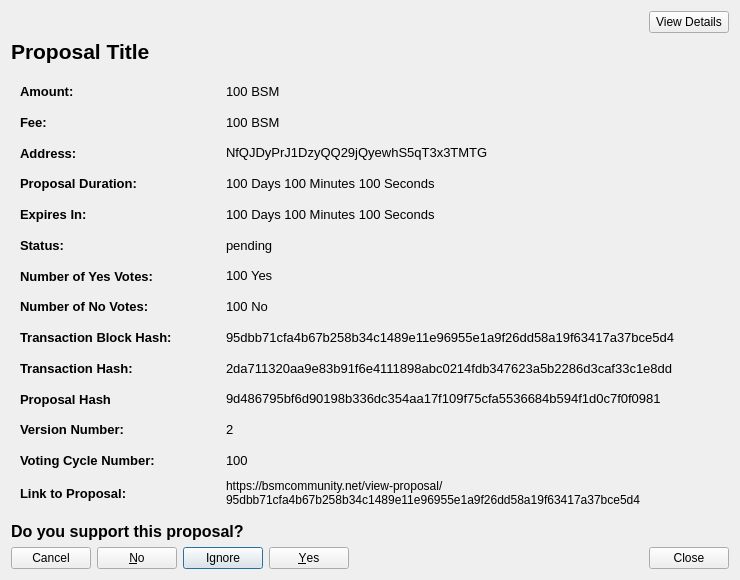
<?xml version="1.0" encoding="UTF-8"?>
<ui version="4.0">
 <class>CommunityFundDisplayDetailed</class>
 <widget class="QWidget" name="CommunityFundDisplayDetailed">
  <property name="geometry">
   <rect>
    <x>0</x>
    <y>0</y>
    <width>740</width>
    <height>580</height>
   </rect>
  </property>
  <property name="sizePolicy">
   <sizepolicy hsizetype="Preferred" vsizetype="MinimumExpanding">
    <horstretch>0</horstretch>
    <verstretch>0</verstretch>
   </sizepolicy>
  </property>
  <property name="minimumSize">
   <size>
    <width>740</width>
    <height>300</height>
   </size>
  </property>
  <property name="windowTitle">
   <string>Proposal Details</string>
  </property>
  <layout class="QVBoxLayout" name="verticalLayout_3">
   <item>
    <layout class="QHBoxLayout" name="horizontalLayout_2">
     <item>
      <spacer name="horizontalSpacer">
       <property name="orientation">
        <enum>Qt::Horizontal</enum>
       </property>
       <property name="sizeHint" stdset="0">
        <size>
         <width>40</width>
         <height>20</height>
        </size>
       </property>
      </spacer>
     </item>
     <item>
      <widget class="QPushButton" name="detailsBtn">
       <property name="text">
        <string>View Details</string>
       </property>
      </widget>
     </item>
    </layout>
   </item>
   <item>
    <widget class="QLabel" name="labelProposalTitle">
     <property name="sizePolicy">
      <sizepolicy hsizetype="Preferred" vsizetype="Minimum">
       <horstretch>0</horstretch>
       <verstretch>0</verstretch>
      </sizepolicy>
     </property>
     <property name="maximumSize">
      <size>
       <width>16777215</width>
       <height>500</height>
      </size>
     </property>
     <property name="font">
      <font>
       <pointsize>16</pointsize>
       <weight>75</weight>
       <bold>true</bold>
      </font>
     </property>
     <property name="text">
      <string>Proposal Title</string>
     </property>
     <property name="wordWrap">
      <bool>true</bool>
     </property>
     <property name="openExternalLinks">
      <bool>false</bool>
     </property>
    </widget>
   </item>
   <item>
    <widget class="QWidget" name="detailsWidget" native="true">
     <property name="sizePolicy">
      <sizepolicy hsizetype="Preferred" vsizetype="MinimumExpanding">
       <horstretch>0</horstretch>
       <verstretch>0</verstretch>
      </sizepolicy>
     </property>
     <layout class="QVBoxLayout" name="verticalLayout_2">
      <item>
       <layout class="QHBoxLayout" name="horizontalLayoutAmount">
        <item>
         <widget class="QLabel" name="labelAmountTitle">
          <property name="sizePolicy">
           <sizepolicy hsizetype="Fixed" vsizetype="Preferred">
            <horstretch>0</horstretch>
            <verstretch>0</verstretch>
           </sizepolicy>
          </property>
          <property name="minimumSize">
           <size>
            <width>200</width>
            <height>0</height>
           </size>
          </property>
          <property name="font">
           <font>
            <pointsize>10</pointsize>
            <weight>75</weight>
            <bold>true</bold>
           </font>
          </property>
          <property name="text">
           <string>Amount:</string>
          </property>
          <property name="textInteractionFlags">
           <set>Qt::NoTextInteraction</set>
          </property>
         </widget>
        </item>
        <item>
         <widget class="QLabel" name="labelAmount">
          <property name="font">
           <font>
            <pointsize>10</pointsize>
           </font>
          </property>
          <property name="text">
           <string>100 BSM</string>
          </property>
          <property name="textInteractionFlags">
           <set>Qt::TextSelectableByMouse</set>
          </property>
         </widget>
        </item>
       </layout>
      </item>
      <item>
       <layout class="QHBoxLayout" name="horizontalLayoutFee">
        <item>
         <widget class="QLabel" name="labelFeeTitle">
          <property name="sizePolicy">
           <sizepolicy hsizetype="Fixed" vsizetype="Preferred">
            <horstretch>0</horstretch>
            <verstretch>0</verstretch>
           </sizepolicy>
          </property>
          <property name="minimumSize">
           <size>
            <width>200</width>
            <height>0</height>
           </size>
          </property>
          <property name="font">
           <font>
            <pointsize>10</pointsize>
            <weight>75</weight>
            <bold>true</bold>
           </font>
          </property>
          <property name="text">
           <string>Fee:</string>
          </property>
          <property name="textInteractionFlags">
           <set>Qt::NoTextInteraction</set>
          </property>
         </widget>
        </item>
        <item>
         <widget class="QLabel" name="labelFee">
          <property name="font">
           <font>
            <pointsize>10</pointsize>
           </font>
          </property>
          <property name="text">
           <string>100 BSM</string>
          </property>
          <property name="textInteractionFlags">
           <set>Qt::TextSelectableByMouse</set>
          </property>
         </widget>
        </item>
       </layout>
      </item>
      <item>
       <layout class="QHBoxLayout" name="horizontalLayoutAddress">
        <item>
         <widget class="QLabel" name="labelAddressTitle">
          <property name="sizePolicy">
           <sizepolicy hsizetype="Fixed" vsizetype="Preferred">
            <horstretch>0</horstretch>
            <verstretch>0</verstretch>
           </sizepolicy>
          </property>
          <property name="minimumSize">
           <size>
            <width>200</width>
            <height>0</height>
           </size>
          </property>
          <property name="font">
           <font>
            <pointsize>10</pointsize>
            <weight>75</weight>
            <bold>true</bold>
           </font>
          </property>
          <property name="text">
           <string>Address:</string>
          </property>
          <property name="textInteractionFlags">
           <set>Qt::NoTextInteraction</set>
          </property>
         </widget>
        </item>
        <item>
         <widget class="QLabel" name="labelAddress">
          <property name="font">
           <font>
            <pointsize>10</pointsize>
           </font>
          </property>
          <property name="text">
           <string>NfQJDyPrJ1DzyQQ29jQyewhS5qT3x3TMTG</string>
          </property>
          <property name="textInteractionFlags">
           <set>Qt::TextSelectableByMouse</set>
          </property>
         </widget>
        </item>
       </layout>
      </item>
      <item>
       <layout class="QHBoxLayout" name="horizontalLayoutDeadline">
        <item>
         <widget class="QLabel" name="labelDeadlineTitle">
          <property name="sizePolicy">
           <sizepolicy hsizetype="Fixed" vsizetype="Preferred">
            <horstretch>0</horstretch>
            <verstretch>0</verstretch>
           </sizepolicy>
          </property>
          <property name="minimumSize">
           <size>
            <width>200</width>
            <height>0</height>
           </size>
          </property>
          <property name="font">
           <font>
            <pointsize>10</pointsize>
            <weight>75</weight>
            <bold>true</bold>
           </font>
          </property>
          <property name="text">
           <string>Proposal Duration:</string>
          </property>
          <property name="textInteractionFlags">
           <set>Qt::NoTextInteraction</set>
          </property>
         </widget>
        </item>
        <item>
         <widget class="QLabel" name="labelDeadline">
          <property name="font">
           <font>
            <pointsize>10</pointsize>
           </font>
          </property>
          <property name="text">
           <string>100 Days 100 Minutes 100 Seconds</string>
          </property>
          <property name="textInteractionFlags">
           <set>Qt::TextSelectableByMouse</set>
          </property>
         </widget>
        </item>
       </layout>
      </item>
      <item>
       <layout class="QHBoxLayout" name="horizontalLayoutExpiresIn">
        <item>
         <widget class="QLabel" name="labelExpiresInTitle">
          <property name="sizePolicy">
           <sizepolicy hsizetype="Fixed" vsizetype="Preferred">
            <horstretch>0</horstretch>
            <verstretch>0</verstretch>
           </sizepolicy>
          </property>
          <property name="minimumSize">
           <size>
            <width>200</width>
            <height>0</height>
           </size>
          </property>
          <property name="font">
           <font>
            <pointsize>10</pointsize>
            <weight>75</weight>
            <bold>true</bold>
           </font>
          </property>
          <property name="text">
           <string>Expires In:</string>
          </property>
          <property name="textInteractionFlags">
           <set>Qt::NoTextInteraction</set>
          </property>
         </widget>
        </item>
        <item>
         <widget class="QLabel" name="labelExpiresIn">
          <property name="font">
           <font>
            <pointsize>10</pointsize>
           </font>
          </property>
          <property name="text">
           <string>100 Days 100 Minutes 100 Seconds</string>
          </property>
          <property name="textInteractionFlags">
           <set>Qt::TextSelectableByMouse</set>
          </property>
         </widget>
        </item>
       </layout>
      </item>
      <item>
       <layout class="QHBoxLayout" name="horizontalLayoutStatus">
        <item>
         <widget class="QLabel" name="labelStatusTitle">
          <property name="sizePolicy">
           <sizepolicy hsizetype="Fixed" vsizetype="Preferred">
            <horstretch>0</horstretch>
            <verstretch>0</verstretch>
           </sizepolicy>
          </property>
          <property name="minimumSize">
           <size>
            <width>200</width>
            <height>0</height>
           </size>
          </property>
          <property name="font">
           <font>
            <pointsize>10</pointsize>
            <weight>75</weight>
            <bold>true</bold>
           </font>
          </property>
          <property name="text">
           <string>Status:</string>
          </property>
          <property name="textInteractionFlags">
           <set>Qt::NoTextInteraction</set>
          </property>
         </widget>
        </item>
        <item>
         <widget class="QLabel" name="labelStatus">
          <property name="font">
           <font>
            <pointsize>10</pointsize>
           </font>
          </property>
          <property name="text">
           <string>pending</string>
          </property>
          <property name="textInteractionFlags">
           <set>Qt::TextSelectableByMouse</set>
          </property>
         </widget>
        </item>
       </layout>
      </item>
      <item>
       <layout class="QHBoxLayout" name="horizontalLayoutNumberYesVotes">
        <item>
         <widget class="QLabel" name="labelNumberOfYesVotesTitle">
          <property name="sizePolicy">
           <sizepolicy hsizetype="Fixed" vsizetype="Preferred">
            <horstretch>0</horstretch>
            <verstretch>0</verstretch>
           </sizepolicy>
          </property>
          <property name="minimumSize">
           <size>
            <width>200</width>
            <height>0</height>
           </size>
          </property>
          <property name="font">
           <font>
            <pointsize>10</pointsize>
            <weight>75</weight>
            <bold>true</bold>
           </font>
          </property>
          <property name="text">
           <string>Number of Yes Votes:</string>
          </property>
          <property name="textInteractionFlags">
           <set>Qt::NoTextInteraction</set>
          </property>
         </widget>
        </item>
        <item>
         <widget class="QLabel" name="labelNumberOfYesVotes">
          <property name="font">
           <font>
            <pointsize>10</pointsize>
           </font>
          </property>
          <property name="text">
           <string>100 Yes</string>
          </property>
          <property name="textInteractionFlags">
           <set>Qt::TextSelectableByMouse</set>
          </property>
         </widget>
        </item>
       </layout>
      </item>
      <item>
       <layout class="QHBoxLayout" name="horizontalLayoutNumberNoVotes">
        <item>
         <widget class="QLabel" name="labelNumberOfNoVotesTitle">
          <property name="sizePolicy">
           <sizepolicy hsizetype="Fixed" vsizetype="Preferred">
            <horstretch>0</horstretch>
            <verstretch>0</verstretch>
           </sizepolicy>
          </property>
          <property name="minimumSize">
           <size>
            <width>200</width>
            <height>0</height>
           </size>
          </property>
          <property name="font">
           <font>
            <pointsize>10</pointsize>
            <weight>75</weight>
            <bold>true</bold>
           </font>
          </property>
          <property name="text">
           <string>Number of No Votes:</string>
          </property>
          <property name="textInteractionFlags">
           <set>Qt::NoTextInteraction</set>
          </property>
         </widget>
        </item>
        <item>
         <widget class="QLabel" name="labelNumberOfNoVotes">
          <property name="font">
           <font>
            <pointsize>10</pointsize>
           </font>
          </property>
          <property name="text">
           <string>100 No</string>
          </property>
          <property name="textInteractionFlags">
           <set>Qt::TextSelectableByMouse</set>
          </property>
         </widget>
        </item>
       </layout>
      </item>
      <item>
       <layout class="QHBoxLayout" name="horizontalLayoutTransactionBlockHash">
        <item>
         <widget class="QLabel" name="labelTransactionBlockHashTitle">
          <property name="sizePolicy">
           <sizepolicy hsizetype="Fixed" vsizetype="Preferred">
            <horstretch>0</horstretch>
            <verstretch>0</verstretch>
           </sizepolicy>
          </property>
          <property name="minimumSize">
           <size>
            <width>200</width>
            <height>0</height>
           </size>
          </property>
          <property name="font">
           <font>
            <pointsize>10</pointsize>
            <weight>75</weight>
            <bold>true</bold>
           </font>
          </property>
          <property name="text">
           <string>Transaction Block Hash:</string>
          </property>
          <property name="textInteractionFlags">
           <set>Qt::NoTextInteraction</set>
          </property>
         </widget>
        </item>
        <item>
         <widget class="QLabel" name="labelTransactionBlockHash">
          <property name="font">
           <font>
            <pointsize>10</pointsize>
           </font>
          </property>
          <property name="text">
           <string>95dbb71cfa4b67b258b34c1489e11e96955e1a9f26dd58a19f63417a37bce5d4</string>
          </property>
          <property name="textInteractionFlags">
           <set>Qt::TextSelectableByMouse</set>
          </property>
         </widget>
        </item>
       </layout>
      </item>
      <item>
       <layout class="QHBoxLayout" name="horizontalLayoutTransactionHash">
        <item>
         <widget class="QLabel" name="labelTransactionHashTitle">
          <property name="sizePolicy">
           <sizepolicy hsizetype="Fixed" vsizetype="Preferred">
            <horstretch>0</horstretch>
            <verstretch>0</verstretch>
           </sizepolicy>
          </property>
          <property name="minimumSize">
           <size>
            <width>200</width>
            <height>0</height>
           </size>
          </property>
          <property name="font">
           <font>
            <pointsize>10</pointsize>
            <weight>75</weight>
            <bold>true</bold>
           </font>
          </property>
          <property name="text">
           <string>Transaction Hash:</string>
          </property>
          <property name="textInteractionFlags">
           <set>Qt::NoTextInteraction</set>
          </property>
         </widget>
        </item>
        <item>
         <widget class="QLabel" name="labelTransactionHash">
          <property name="font">
           <font>
            <pointsize>10</pointsize>
           </font>
          </property>
          <property name="text">
           <string>2da711320aa9e83b91f6e4111898abc0214fdb347623a5b2286d3caf33c1e8dd</string>
          </property>
          <property name="textInteractionFlags">
           <set>Qt::TextSelectableByMouse</set>
          </property>
         </widget>
        </item>
       </layout>
      </item>
      <item>
       <layout class="QHBoxLayout" name="horizontalLayout">
        <property name="topMargin">
         <number>0</number>
        </property>
        <item>
         <widget class="QLabel" name="labelProposalHashTitle">
          <property name="sizePolicy">
           <sizepolicy hsizetype="Minimum" vsizetype="Preferred">
            <horstretch>0</horstretch>
            <verstretch>0</verstretch>
           </sizepolicy>
          </property>
          <property name="minimumSize">
           <size>
            <width>200</width>
            <height>0</height>
           </size>
          </property>
          <property name="maximumSize">
           <size>
            <width>200</width>
            <height>16777215</height>
           </size>
          </property>
          <property name="font">
           <font>
            <pointsize>10</pointsize>
            <weight>75</weight>
            <bold>true</bold>
           </font>
          </property>
          <property name="text">
           <string>Proposal Hash</string>
          </property>
         </widget>
        </item>
        <item>
         <widget class="QLabel" name="labelProposalHash">
          <property name="font">
           <font>
            <pointsize>10</pointsize>
           </font>
          </property>
          <property name="text">
           <string>9d486795bf6d90198b336dc354aa17f109f75cfa5536684b594f1d0c7f0f0981</string>
          </property>
          <property name="textInteractionFlags">
           <set>Qt::TextSelectableByMouse</set>
          </property>
         </widget>
        </item>
       </layout>
      </item>
      <item>
       <layout class="QHBoxLayout" name="horizontalLayoutVersionNumber">
        <item>
         <widget class="QLabel" name="labelVersionNumberTitle">
          <property name="sizePolicy">
           <sizepolicy hsizetype="Fixed" vsizetype="Preferred">
            <horstretch>0</horstretch>
            <verstretch>0</verstretch>
           </sizepolicy>
          </property>
          <property name="minimumSize">
           <size>
            <width>200</width>
            <height>0</height>
           </size>
          </property>
          <property name="font">
           <font>
            <pointsize>10</pointsize>
            <weight>75</weight>
            <bold>true</bold>
           </font>
          </property>
          <property name="text">
           <string>Version Number:</string>
          </property>
          <property name="textInteractionFlags">
           <set>Qt::NoTextInteraction</set>
          </property>
         </widget>
        </item>
        <item>
         <widget class="QLabel" name="labelVersionNumber">
          <property name="font">
           <font>
            <pointsize>10</pointsize>
           </font>
          </property>
          <property name="text">
           <string>2</string>
          </property>
          <property name="textInteractionFlags">
           <set>Qt::TextSelectableByMouse</set>
          </property>
         </widget>
        </item>
       </layout>
      </item>
      <item>
       <layout class="QHBoxLayout" name="horizontalLayoutVotingCycleNumber">
        <item>
         <widget class="QLabel" name="labelVOtingCycleNumberTitle">
          <property name="sizePolicy">
           <sizepolicy hsizetype="Fixed" vsizetype="Preferred">
            <horstretch>0</horstretch>
            <verstretch>0</verstretch>
           </sizepolicy>
          </property>
          <property name="minimumSize">
           <size>
            <width>200</width>
            <height>0</height>
           </size>
          </property>
          <property name="font">
           <font>
            <pointsize>10</pointsize>
            <weight>75</weight>
            <bold>true</bold>
           </font>
          </property>
          <property name="text">
           <string>Voting Cycle Number:</string>
          </property>
          <property name="textInteractionFlags">
           <set>Qt::NoTextInteraction</set>
          </property>
         </widget>
        </item>
        <item>
         <widget class="QLabel" name="labelVotingCycleNumber">
          <property name="font">
           <font>
            <pointsize>10</pointsize>
           </font>
          </property>
          <property name="text">
           <string>100</string>
          </property>
          <property name="textInteractionFlags">
           <set>Qt::TextSelectableByMouse</set>
          </property>
         </widget>
        </item>
       </layout>
      </item>
      <item>
       <layout class="QHBoxLayout" name="horizontalLayoutLinkToProposal">
        <item>
         <widget class="QLabel" name="labelLinkToProposalTitle">
          <property name="sizePolicy">
           <sizepolicy hsizetype="Fixed" vsizetype="Preferred">
            <horstretch>0</horstretch>
            <verstretch>0</verstretch>
           </sizepolicy>
          </property>
          <property name="minimumSize">
           <size>
            <width>200</width>
            <height>0</height>
           </size>
          </property>
          <property name="font">
           <font>
            <pointsize>10</pointsize>
            <weight>75</weight>
            <bold>true</bold>
           </font>
          </property>
          <property name="text">
           <string>Link to Proposal:</string>
          </property>
          <property name="textInteractionFlags">
           <set>Qt::NoTextInteraction</set>
          </property>
         </widget>
        </item>
        <item>
         <widget class="QLabel" name="labelLinkToProposal">
          <property name="text">
           <string>https://bsmcommunity.net/view-proposal/95dbb71cfa4b67b258b34c1489e11e96955e1a9f26dd58a19f63417a37bce5d4</string>
          </property>
          <property name="wordWrap">
           <bool>true</bool>
          </property>
          <property name="openExternalLinks">
           <bool>true</bool>
          </property>
          <property name="textInteractionFlags">
           <set>Qt::TextBrowserInteraction</set>
          </property>
         </widget>
        </item>
       </layout>
      </item>
     </layout>
    </widget>
   </item>
   <item>
    <widget class="QLabel" name="label">
     <property name="font">
      <font>
       <pointsize>12</pointsize>
       <weight>75</weight>
       <bold>true</bold>
      </font>
     </property>
     <property name="text">
      <string>Do you support this proposal?</string>
     </property>
    </widget>
   </item>
   <item>
    <layout class="QHBoxLayout" name="horizontalLayoutButtons">
     <item>
      <widget class="QDialogButtonBox" name="buttonBoxYesNoVote">
       <property name="layoutDirection">
        <enum>Qt::RightToLeft</enum>
       </property>
       <property name="standardButtons">
        <set>QDialogButtonBox::Cancel|QDialogButtonBox::Ignore|QDialogButtonBox::No|QDialogButtonBox::Yes</set>
       </property>
      </widget>
     </item>
     <item>
      <spacer name="horizontalSpacerButtons">
       <property name="orientation">
        <enum>Qt::Horizontal</enum>
       </property>
       <property name="sizeHint" stdset="0">
        <size>
         <width>40</width>
         <height>20</height>
        </size>
       </property>
      </spacer>
     </item>
     <item>
      <widget class="QPushButton" name="pushButtonClose">
       <property name="text">
        <string>Close</string>
       </property>
      </widget>
     </item>
    </layout>
   </item>
  </layout>
 </widget>
 <resources/>
 <connections/>
</ui>
